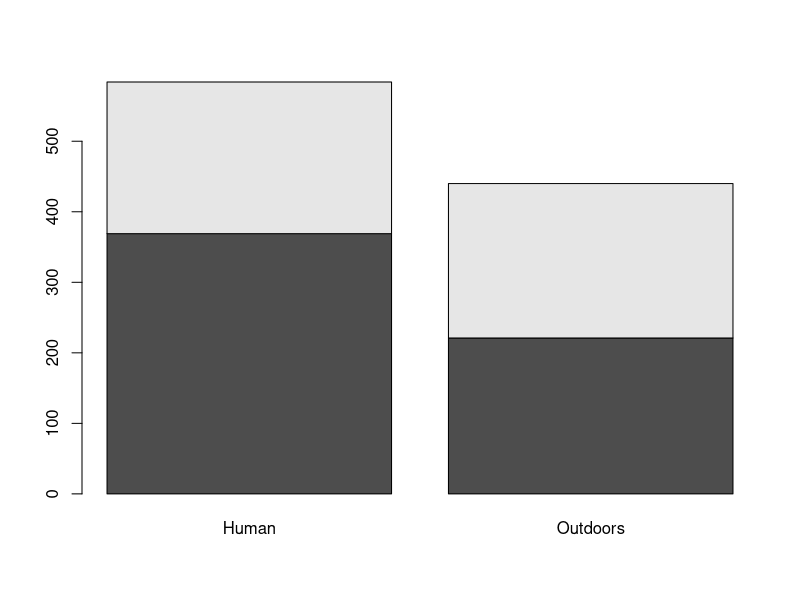
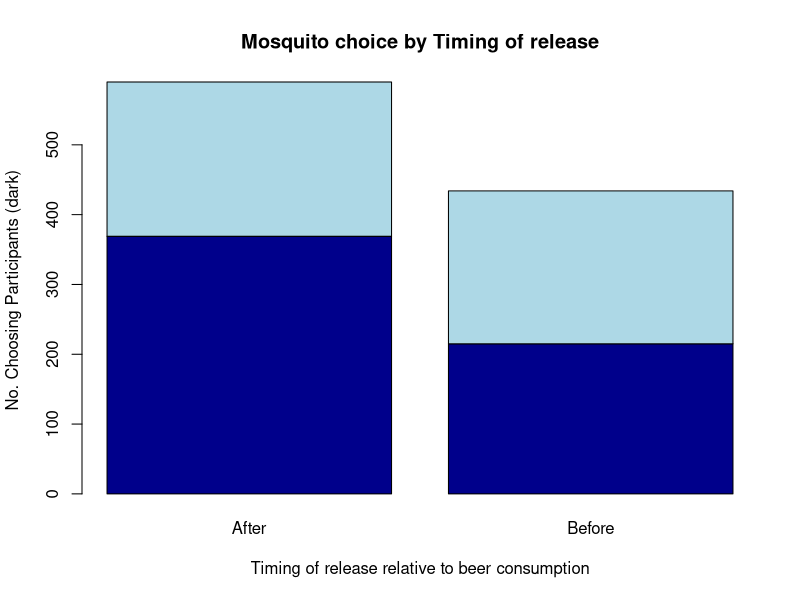
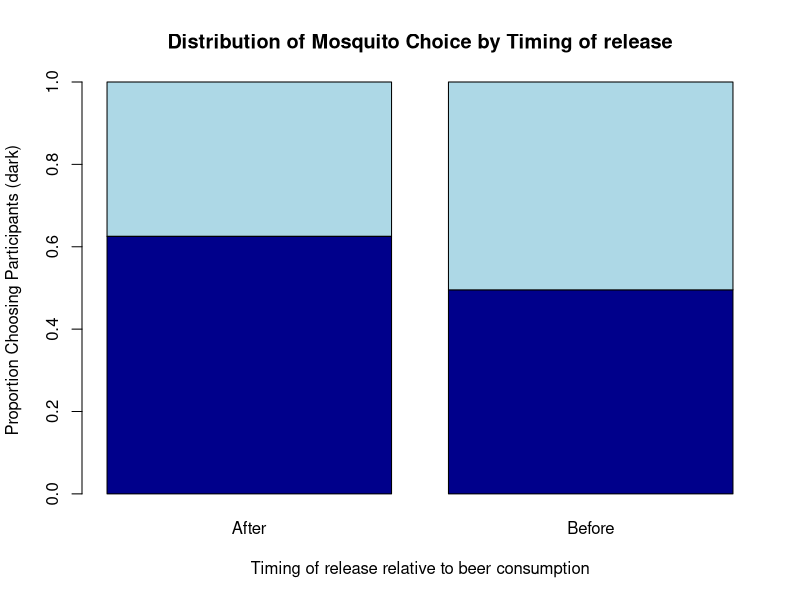

Write R code to recreate these figures, in order. (Note: this script raises an error after producing the figures.)
## Tutorial on study designs and measures of effect
## Clinic on the Meaningful Modeling of Epidemiological Data
## International Clinics on Infectious Disease Dynamics and Data (ICI3D) Program
## African Institute for Mathematical Sciences, Muizenberg, RSA
## Jim Scott 2012

## Identifying study designs

## For each of the following descriptions, determine what type of 
## study design was used.  The answers are at the end of this tutorial


## Study #1
## A study examined risk factors associated with falling at an 
## assisted care living facility.  Researchers enrolled 75 patients that 
## had falls and another 211 inpatients that did not have falls.  For each 
## study participant, the researchers examined adverse event reports, 
## medical records and nurse staffing records.  They found that patients 
## with a balance deficit or lower extremity problem were at higher risk 
## for a fall.
##
## What type of study design best describes this study?
##
## a) Cohort Study
## b) Case-Control Study
## c) Cross-Sectional
## d) Correlational Study
## e) Randomized Controlled Trial

## Study #2
## Researchers were interested in identifying risk factors associated 
## with needle stick injuries among medical students.  To do so, a survey
## was mailed to  417 medical students at a National University.
## The survey included questions about demographic factors, knowledge of 
## needle handling protocols, and episodes of needlestick injury.  Over all,
## 59 students (14.1%) reported experiencing one or more needle stick injuries.  
## Invesigators found that those who reported having attended at least one 
## needle handling seminar had a lower prevalence of injury compared to 
## those that had not reported attending a seminar on needle handling.
##
##
## What type of study design best describes this study?
##
## a) Cohort Study
## b) Case-Control Study
## c) Cross-Sectional
## d) Correlational Study
## e) Randomized Controlled Trial

## Study 3
## Investigators sought to determine if water treatment via solar radiation
## is effective at reducing the overall incidence of diarrheal illness.  To 
## do so, researchers solicited participants from two neighboring towns.  
## All participants recieved clear plastic water containers.  However, 
## participants in town A were asked to treat their drinking water
## using the solar radtion method while those in town B were given no specific
## instructions.  AFter 6 months of follow-up, diarrhea incidence rates were 
## compared.
##
## What type of study design best describes this study?
##
## a) Cohort Study
## b) Case-Control Study
## c) Cross-Sectional
## d) Correlational Study
## e) Randomized Controlled Trial

## Study 4
##
## Is alcohol consumption associated with HIV transmission?
## To answer this question, researchers collected data on alcohol sales 
## and HIV prevalence in in 48 different countries.  To control for possible
## confounding, additional data such as GDP (Gross Domestic Product), 
## unemployment, and education were also included in the analysis. 
##
## What type of study design best describes this study?
##
## a) Cohort Study
## b) Case-Control Study
## c) Cross-Sectional
## d) Correlational Study
## e) Randomized Controlled Trial


## Analyzing a 2 x 2 table
##
## In order to demonstrate 2 x 2 table analysis and to calculate measures of effect,
## we'll look at some data collected by Lefevre, et. al (2010).  In that study 
## researchers conducted an experiment to determine if beer consumption increases how
## attractive humans are to mosquitoes.  In short, A number of  volunteers were 
## randomized to consume Beer.  Subsequently, mosquitoes were released into a
## controlled apparatus that led them to tents filled with study participants or an
## empty tent of outdoor air (uncontaminated by participants).  Two different mosquito
## releases were performed, once before beer was consumed and once after.
## You can read more details about the complete experiment online:
##  http://www.plosone.org/article/info:doi%2F10.1371%2Fjournal.pone.0009546

## Prior to beer consumption, 215 mosquitoes flew towards the tent containing study 
## participants while 219 flew toward the outdoor air.  After beer consumption 369
## mosquitoes flew toward the participants while only 221 flew towards the outdoor air. 

## We can replicate these data in R by entering the following commands:

Timing <- c(rep(1,590),rep(0,434))
Choice <- c(rep(1,369),rep(0,221),rep(1,215),rep(0,219))

Timing <- factor(Timing, levels = c(1,0), labels=c("After","Before"))
Choice <- factor(Choice, levels = c(1,0), labels=c("Human","Outdoors"))

MosquitoData <- data.frame(Timing,Choice)

## To see the data in table format you can use the table() command:

table(MosquitoData)

## Examining the data:
## It's usually a good idea to visually inspect the data with an appropriate graph.
## Immediate results can be attained by entering the following command:

barplot(table(MosquitoData))

## There are a number of reasons why this isn't a very satisfying plot.  Take a 
## a minute to consider what it's lacking.  How can it be improved?

## For one, it would probably make more sense to have the data stratified by 
## exposure - in this case, Timing of mosquito release -  before or after beer
## consumption.  Also, the plot is lacking appropriate labels and a title.

table(Choice, Timing)  # Timing variable now in columns

## This is an immidiate improvement, but still somewhat misleading:
barplot(table(Choice,Timing),main="Mosquito choice by Timing of release",
        xlab="Timing of release relative to beer consumption", 
        ylab="No. Choosing Participants (dark)", 
        col = c("darkblue", "lightblue","darkblue", "lightblue"))

## Better is to show the actual distribution of mosquito choice by Beer status using
## percentages:
prop.table(table(Choice,Timing),margin=2)

## This can be directly inserted into the barplot command:
barplot(prop.table(table(Choice, Timing),margin=2),
        main="Distribution of Mosquito Choice by Timing of release",
        xlab="Timing of release relative to beer consumption", 
        ylab="Proportion Choosing Participants (dark)", 
        col = c("darkblue", "lightblue"))

## Now the scales are comparable and it's clear that a greater proportion of 
## mosquitoes were attracted to the participants after they consumed the beer.

## The above code demonstrates the flexibility of R in creating plots.  Try 
## experimenting with different colors.  Also, it's probably more appropriate 
## to change the column ordering so that the 'Before' column is first.  Try using
## your knowledge of R's indexing system to do this on your own.  One possible 
## answer appears at the end of this tutorial.

## Now that you've looked at the data, a natural question that arises is:
## "Did drinking the beer really increase the attractiveness of the particiapnts?
## (as far as the mosquitoes are concerned, that is!)" -or- "Could the observed
## difference be do to chance?"

## There are a number of statistical tests that could be used to answer this question.
## (in particular, you could use a permuation test as demonstrated in previous lectures)
## Possibly the simplest method would be to use a Chi-square test of independence.
## The null hypothesis for this test is that the column and row variables are
## independent.  In this case, we could state the null hypothesis as:
## "Beer consumption has no effect on participant attractiveness".  The chi-square
## test statistic will have an approximate chi-square distribution with 
## (r - 1)*(c - 1) degrees of freedom (where r and c represent the number of rows
## and columns in the table - here df = 1) as long as the number of observations in 
## each cell is not "small".  You can get the chi-square test statistic, df, and 
## p-value from R by using the summary command in conjunction with table():
summary(table(Choice,Timing))

## The resulting p-value is very small, which provides evidence against the null
## hypothesis.  Conclusion: the evidence suggests that beer consumption and 
## attractiveness are not independent(!).  Of course, more research is needed.
## Chi-square test results can also be obtained in R by using the chisq.test()
## command:
?chisq.test

## Perform the same chi-square test that you did previously, but this time, use 
## the chisq.test() command.  Note: you may need to change one of the input arguments
## to get results that exaclty match those that you previous obtained.

## Measures of effect
## The odds ratio and relative risk can be calculated directly from our table:
table(Choice,Timing)

## Take a minute to perform these calculations by hand - then check your results 
## using R.  Also be sure you know how to interpret these measures.  which of these
## measures of effect is most appropriate for the given study?  

## It's good practice to provide confidence intervales (CIs) when reporting ORs and 
## RRs. These convey the degree of uncertainty (due to sampling) that is present in  
## the estimate(s) and represent a range of plausible values for the true measure of 
## effect.  Different methods exist for calculating CIs.  We'll rely on R to do the 
## calculating for us.  One way to obtain CIs is via the 'epiDisplay' package.  In 
## R-studio, it should be listed under the 'Packages' tab.  To load it you need 
## check its box or, alternatively, type: library(epiDisplay). If it isn't installed,
## do install.packages('epiDisplay') and then library(epiDisplay)

##
## If you don't see it listed under the 'Packages' tab, it may not be installed on 
## your computer.  You can attempt to do so by clicking the 'Install Packages' button
## and typing in: epiDisplay.

## Once epiDisplay is loaded, you have access to many commands relevant to 
## epidemiological analysis.  The command cci() provides the OR, CI, and results
## from a number of hypothesis tests associated 2x2 tables. 
?cci

## Here it makes sense to consider 'Timing' as the exposure (After = exposed, 
## Before = unexposed). 'Choice' could play the role of "disease" (Human = case
## Outdoors = control).
table(Choice, Timing)

## Selecting the appropriate values for the cci command:
cci(369, 221, 215, 219, graph=FALSE)

## Analagously, metrics associated with the RR can be obtained through epiDisplay's
## csi() command.  Try using csi() to obtain a CI for the RR. Note: csi doesn't 
## plot a graph for a 2x2 table, so you don't need to specify graph=FALSE

## Based on the CI's for the OR and RR, what conclusions can you draw about the 
## relationship between the variables in the table?


## Often, it is necessary to control for the effects that a potentially confounding 
## variable may have on an exposure/disease relationship.  When confounding is
## present, it is not possible to obtain an ubiased a measure of effect
## One way to determine if confounding is present is through the application 
## of stratified analysis. Consider the following raw dataset from a 
## hypothetical case-control study investigating gender as a risk factor for
## Malaria (adapted from Szklo & Nieto, 2000):

## replicate raw data:
Gender <- c(rep(1,156),rep(0,144))
Malaria <- c(rep(1,88),rep(0,68),rep(1,62),rep(0,82))
Workplace <- c(rep(1,35),rep(0,53),rep(1,53),rep(0,15),rep(1,52),rep(0,10),rep(1,79),rep(0,3))

Gender <- factor(Gender, levels = c(1,0), labels=c("male","female"))
Malaria <- factor(Malaria, levels = c(1,0), labels=c("case","control"))
Workplace <- factor(Workplace, levels = c(1,0), labels=c("indoor","outdoor"))

MalariaData <- data.frame(Gender,Malaria,Workplace)

## take a look at the first few lines of raw data:
head(MalariaData)

## examine the relationship between Gender and Malaria:
table(Gender,Malaria)

## An OR can be obtained using the cci command.  Try it out.  Note: remember 
## the format is cci(caseexp, controlex, casenoex, controlnoex, graph=FALSE).  
## Assume exposed = male:

## You should have found the OR = 1.71.  This represent the "crude" or "unadjusted"
## OR.  It suggests that the odds of malaria is higher for men than for women.  Now,
## let's see what happens when we stratify the data by workplace.  If workplace is 
## unrelated to these data (i.e. not a confounder) then we should get approximately
## the same OR (OR=1.71) as we did before for both levels of workplace.
##
table(Gender,Malaria,Workplace)

## Compute the ORs for each table separately using cci().  

## The resulting OR's are both close to 1.00.  This reveals two things: 1) Workplace 
## appears to be a confounder - the stratified ORs differ from the crude OR. 2) 
## Since the stratified ORs are approximately equal, workplace does not appear to 
## be an effect modifier (i.e. the ORs do not vary by workplace).  
##
## We can further explore the confounding nature of  Workplace by examining the 
## relationships between workplace & gender and workplace & malaria
table(Workplace,Gender)
cci(68, 88, 13, 131,graph=FALSE) ## Males are more likely to work outdoors

table(Workplace,Malaria)
cci(63, 18, 87, 132, graph=FALSE) ## Malaria is associated with working outside

## Because workplace is associated with both gender and malaria, it is not 
## surprising that it had a confounding effect on the relationship between
## gender and malaria.

## To complete the analysis a Mantel-Haenszel method for stratified data (not 
## covered in this tutorial) could be applied to determine a combined, adjusted
## measure of effect. 
## 
## Stratified analysis is perhaps most useful when variables are categorical and 
## the overall number of variables is small.  When dealing with a larger number of
## variables (e.g. many confounding factors) or continuous explanatory variables,
## generalized linear model methods such as logistic regression can be used to 
## estimate adjusted measures of effect.  

## For those of you that are already familiar with these types of models, you can
## use R to fit a logistic model to these data using the following commands:

my.model <- glm(Malaria=='case' ~ Gender + Workplace, family=binomial)
summary(my.model)

## The adjusted OR for malaria and gender after controlling for workplace can be
## obtained using:
exp(my.model$coefficients) 

## confidence intervals for the ORs can be obtained using:
exp(confint.default(my.model))

##  
##
##
##  Answers to selected exercises appear below
##
##
##
##
##
##
##
##
##
##
##
##
##
##
##
##
##
##
##
##
## Answers to Identifying Study Designs
## Study 1: Case control - participants were enrolled based on disease status
## (i.e. "falls") distributions of various exposures were then investigated.
##
## Study 2: Cross sectional - disease (needle stick) and exposure status 
## (e.g. attending a seminar) were assessed at the same time.  There is no
## way to know for certain which came first.  A very detailed survey may have
## asked about dates, but even then, results may be vulnerable to recall bias.
##
## Study 3: Cohort (best answer) - exposed (solar radiation) and unexposed 
## (no solar radiation) groups are followed over time and incidence rates 
## between the two groups are compared.  This could be considered a RCT but
## ONLY IF participants were randomly assigned to a treatment group.
##
## Study 4: Correlational - the unit of analysis is country.  No individual
## level data were collected.  Incidentally, there is no way to determine if 
## those who are HIV positive actually consumed more alcohol (on average) than 
## those who are HIV negative.  
##
## Examining the data:
## One answer to column switching exercise: 
## barplot(prop.table(table(Choice, Timing)[,c(2,1)],margin=2),
##       main="Distribution of Mosquito Choice by Timing of release",
##       xlab="Timing of release relative to beer consumption", 
##       ylab="Proportion Choosing Participants (dark)", 
##       col = c("darkblue", "lightblue"))
##
## Chi-square test:
## chisq.test(Choice,Timing, correct=FALSE)
##
## Measures of effect:
## 369*219 / (221*215)  ## OR = 1.7007
##
## The odds of attracting a mosquito are 1.70 times higher after cosuming beer
## (compared to no beer consumption)
##  
## (369/(369+221))/(215/(215+219))  ## RR = 1.2625
##
## The risk of attracting a mosquito is 1.26 times higher after cosuming beer
## (compared to no beer consumption)
##
## Which is more appropriate?  In this study we know the distribution of exposure
## (i.e. before/after) conditional on disease (i.e. human/outdoors) AND the 
## distribution of disease conditional on exposure.  As a result, either measure is
## appropriate - however, it's conventional to provide RR whenever possible because
## it is usually considered to be a more intuitive measure.  In a case-control study
## only the distriubtion of exposure conditional on disease is known - in that case,
## it would NOT be appropriate to calculate the RR - only the OR.
##
## cci command with appropriate labels:
## cci(369, 221, 215, 219, xlab="Timing",xaxis=c("Before","After"),
## ylab="Odds of choosing a human",yaxis=c("Human","Outdoors"), 
## main="Odds of choosing a human by exposure status")  
##
## csi command:
## csi(369, 221, 215, 219)
##
## A possible interpretation:
## The range of plausible values for the OR does not include the value 1.00, 
## suggesting that the odds of exposure between groups is unequal, therefore,
## we have evidence that the variables are related.  Similarly, the range of
## plausible values for the RR does not include 1.00, suggesting that the risk of 
## 'choosing a human' is not equal between exposure groups.  We have statistical 
## evidence thats supports the hypothesis that exposure and disease are 
## associated with one another.
##
## Crude OR for Malaria Data:
## cci(88,68,62,82, graph=FALSE)
##
## Stratified ORs
## cci(35,53,52,79,graph=FALSE)
## cci(53,15,10,3,graph=FALSE)

##  References:
##
## 1. Lefevre T, et. al. (2010) Beer Consumption Increases Human Attractiveness to 
##    Malarial Mosquitoes. Plos ONE 5(3); e9546.
##  
## 2. Szklo & Nieto, Epidemiology: Beyond the Basics, 2000 Aspen Publishers.
##

